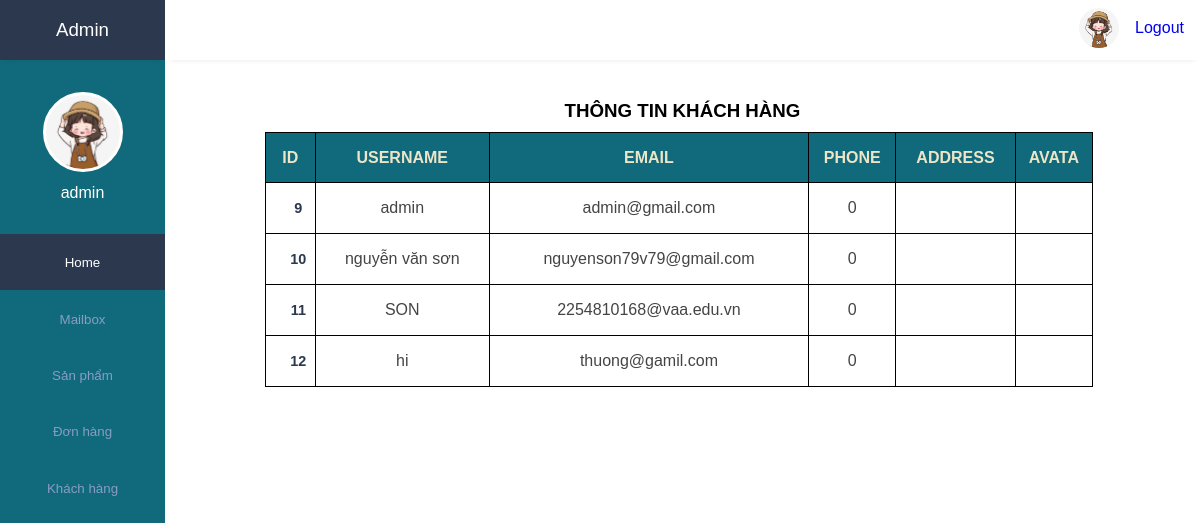
/admin/index.php?act=qltaikhoan (signed in), run on the app's committed database.
### tables this page shows
CREATE TABLE `users` (
  `id` int(20) NOT NULL,
  `username` varchar(100) NOT NULL,
  `email` varchar(100) NOT NULL,
  `phone` int(10) NOT NULL,
  `address` varchar(50) NOT NULL,
  `password` varchar(100) NOT NULL,
  `user_type` varchar(20) NOT NULL DEFAULT 'user',
  `image` varchar(100) NOT NULL
);

### admin/view/qltaikhoan.php (the view, shortened to what this page needs)
<body>
    <main class="qltk">
        <h3 align="center" >THÔNG TIN KHÁCH HÀNG</h3>
        <table align="center" cellpadding=0 cellspacing=0>
            <tr>
                <th>ID</th>
                <th>USERNAME</th>
                <th>EMAIL</th>
                <th>PHONE</th>
                <th>ADDRESS</th>
                <th>AVATA</th>
            </tr>
            <?php
                $conn = mysqli_connect("localhost","root","","dbtrangsuc");
                $sql = "SELECT * FROM users";
                $result=mysqli_query($conn,$sql);
                while($row=mysqli_fetch_assoc($result)){
                    $id = $row['id'];
                    $username = $row['username'];
                    $email = $row['email'];
                    $img = $row['image'];
                    $address = $row['address'];
                    $phone = $row['phone'];
            ?>
            <tr>
                <td><?php echo $id ?></td>
                <td><?php echo $username ?></td>
                <td><?php echo $email ?></td>
                <td><?php echo $phone?></td>
                <td><?php echo $address?></td>
                <td><?php echo $img ?></td>
            </tr>
            <?php } ?>
        </table>
    </main>
</body>

### public/css/admin.css (style rules this page uses)
:root { --main-color: #2B384E; --color-dark: #116A7B; --text-grey: #B0B0B0; }
* { margin: 0; padding: 0; text-decoration: none; list-style-type: none; box-sizing: border-box; font-family: 'Merriweather', sans-serif; }
main { margin-top: 60px; }
table { border-collapse: collapse; }
table tbody td { padding: 1rem 0rem; color: #444; }
table tbody td:first-child { padding-left: 1rem; color: var(--main-color); font-weight: 600; font-size: .9rem; }
table tbody tr { border-bottom: 1px solid #dee2e8; }

### admin/view/qltaikhoan.php (style rules this page uses)
.qltk { margin-top: 100px; font-family: 'Roboto', sans-serif; }
.qltk table { width: 80%; border: 1px solid black; margin: 10px 0px 0px 100px; }
.qltk table th { border: 1px solid black; height: 50px; background-color: #116A7B; color: #ECE5C7; }
.qltk table td { text-align: center; border: 1px solid black; height: 50px; }

### data on the page
users: id "9", username "admin", email "admin@gmail.com", phone "0"
users: id "10", username "nguyễn văn sơn", email "nguyenson79v79@gmail.com", phone "0"
users: id "11", username "SON", email "2254810168@vaa.edu.vn", phone "0"
users: id "12", username "hi", email "thuong@gamil.com", phone "0"

### other printed values
$_SESSION['admin_name'] "admin"
